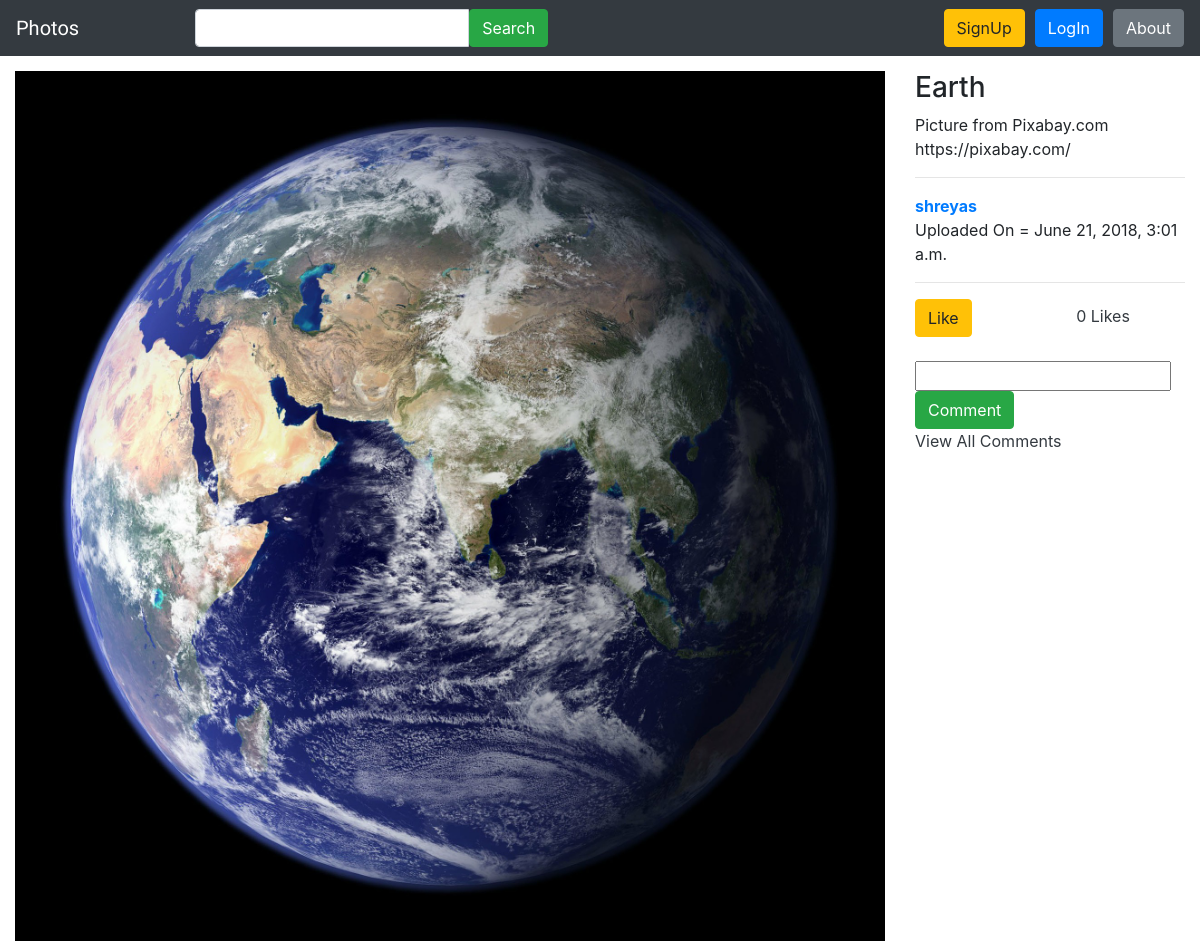
Page /19/ on the committed database.
### photos/models.py (models this page shows, shortened)
class Photo (models.Model):
    image = models.ImageField (upload_to='images/')
    title = models.CharField (max_length=25)
    description = models.TextField (default=None, max_length=500)
    num_like = models.IntegerField (default=0)
    author = models.ForeignKey (User, on_delete=models.CASCADE)
    date_time = models.DateTimeField (default=datetime.datetime.now())

### photos/views.py (the view)
def DetailView(request, photo_id):
    photo = Photo.objects.get(pk=photo_id)
    form = AddCommentForm()
    return render(request, 'photos/detail.html', {
    'photo': photo,
    'form': form,
    })

### photos/forms.py
class AddCommentForm (forms.ModelForm):
    class Meta:
        model = Comment
        fields = ['comment']

### photos/templates/photos/detail.html (shortened to what this page needs)
{% extends "photos/base.html" %}
{% block body %}
<div class="container-fluid" style="margin-top:15px;">
  <div class="row">
    <div class="col-lg-9">
      <img src="{{ photo.image.url }}" class="img-fluid">
    </div>
    <div class="col-lg-3">
      <h3 style="word-wrap:break-word;">{{ photo.title }}</h3>
      <p style="word-wrap:break-word;">{{ photo.description }}</p>
      <hr>
      <strong><a href="{% url 'photos:profile' photo.id %}">{{ photo.author }}</a></strong><br>
      Uploaded On = {{ photo.date_time }}
      <hr>
      <form action="{% url 'photos:like' photo.id %}" method="post">
          <button type="submit" class="btn btn-warning">Like</button>
          <span class="text-light text-dark" style="margin-left:100px;">{{ photo.num_like }} Likes</span>
      </form>
        <br>
      <form action="{% url 'photos:comment' photo.id %}" method="post">
          <div class="input-group">
              {% for f in form %}
                {{ f }}
              {% endfor %}
              <button type="submit" class="btn btn-success">Comment</button>
          </div>
      </form>
      <a href="{% url 'photos:view-comments' photo.id %}" class="text-dark">View All Comments</a>
    </div>
  </div>
</div>
{% endblock %}

### rows in the picture
Photo: image (picture), title "Earth", description "Picture from Pixabay.com https://pixabay.com/", author "shreyas", date_time "June 21, 2018, 3:01 a.m.", num_like "0"
